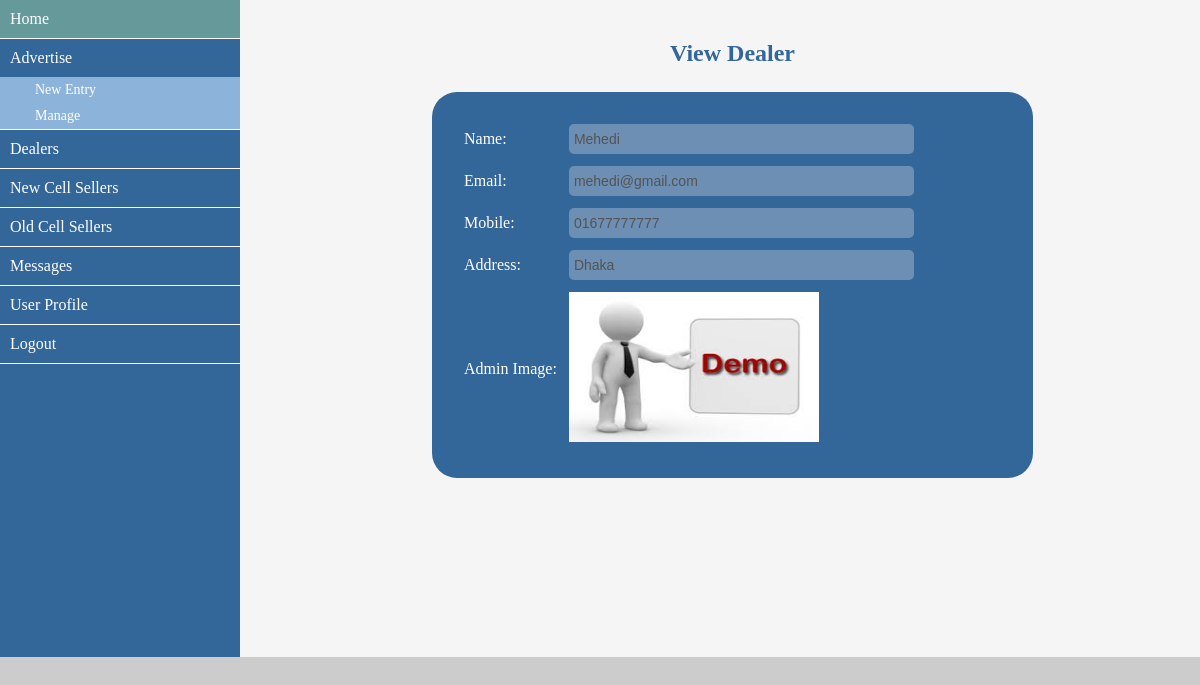
The page /admin/view_dealer.php?v=3 (signed in) on the database its author committed.
### tables this page shows
CREATE TABLE `md_user` (
  `user_id` int(10) NOT NULL,
  `user_name` varchar(40) NOT NULL,
  `user_mail` varchar(40) NOT NULL,
  `user_pass` varchar(40) NOT NULL,
  `user_phone` varchar(20) NOT NULL,
  `user_address` varchar(20) NOT NULL,
  `user_type` varchar(20) NOT NULL,
  `user_image` varchar(100) NOT NULL
);

### admin/database.php (called while the page is built, shortened)
<?php
	$dbHost = "localhost";
	$dbUser = "root";
	$dbPass = "";
	$dbName = "db_md";
	$con = mysqli_connect($dbHost,$dbUser,$dbPass,$dbName);
	function selectData($query) {
		global $con;
		if ($con) {
			$result = mysqli_query($con,$query);
			if ($result) {
				return mysqli_fetch_assoc($result);
			} else {
				return false;
			}
		} else {
			echo "Database connection failed";
		}
	}
?>

### admin/view_dealer.php (the view)
<?php include_once('admin_sidebar.php'); ?>
		<div class="content">
			<div class="form_title cen">
				<h2  style="margin-top: 40px;">View Dealer</h2>
			</div>
			<div class="product_form">
				<table>
				<?php
					$id = $_GET['v'];
					$query = "SELECT * FROM md_user WHERE user_id='$id'";
					$result = selectData($query);
				?>
					<tr>
						<td>Name:</td>
						<td><input type="text" value="<?= $result['user_name']; ?>" disabled></td>
					</tr>
					<tr>
						<td>Email:</td>
						<td><input type="text" value="<?= $result['user_mail']; ?>" disabled></td>
					</tr>
					<tr>
						<td>Mobile:</td>
						<td><input type="text" value="<?= $result['user_phone']; ?>" disabled></td>
					</tr>
					<tr>
						<td>Address:</td>
						<td><input type="text" value="<?= $result['user_address']; ?>" disabled></td>
					</tr>
					<tr>
						<td>Admin Image:</td>
						<td><img src="uploads/demo.jpg" style="width: 250px; height: 150px;"></td>
					</tr>
				</table>
			</div>
		</div>
	</div>
</body>
</html>

### admin/assets/css/style.css (style rules this page uses)
* { margin: 0px; padding: 0px; outline: 0; }
body { font-family: verdana; background-color: #ccc; }
.container .content { width: 80%; float: left; background-color: whitesmoke; height: 657px; }
.content .form_title { width: 60%; float: left; }
.form_title h2 { margin-top: 50px; padding-left: 25px; color: #336699; }
.content .product_form { width: 60%; margin-left: 20%; float: left; background-color: #336699; margin-top: 25px; padding-top: 25px; padding-bottom: 25px; padding-left: 25px; color: white; border-radius:25px; }
.product_form td { padding: 5px; }
.product_form input,select { width: 340px; height: 30px; font-size: 14px; border-radius: 5px; border: none; padding-left: 5px; }
.content .cen { width: 100%; float: left; }
.cen h2 { text-align: center; }

### rows shown on the page
md_user: user_name "Mehedi", user_mail "mehedi@gmail.com", user_phone "01677777777", user_address "Dhaka"
